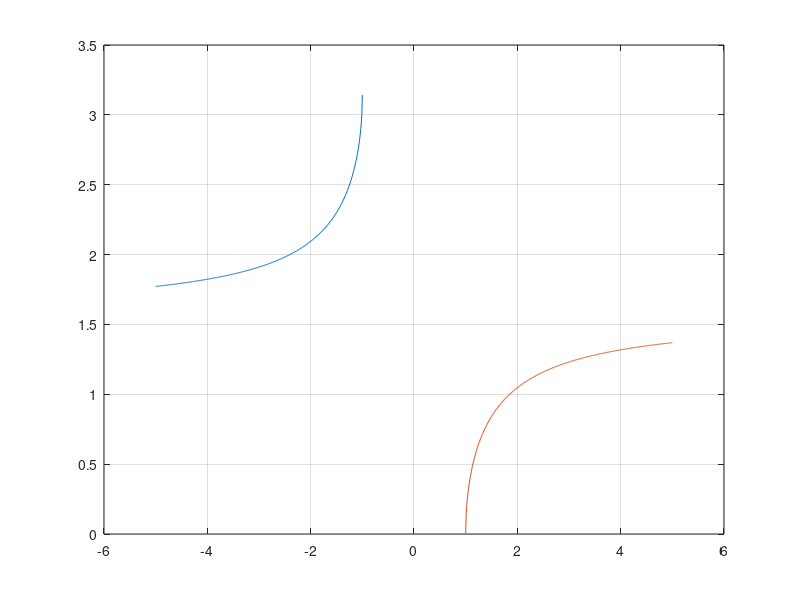

Write the MATLAB code that produced this figure.
% Regression test function (black blox) for FreeMat v svn
% This function is autogenerated by helpgen.
function bbtest_success = bbtest_asec
  bbtest_success = 1;
NumErrors = 0;
try
  x1 = -5:.01:-1;

catch
  NumErrors = NumErrors + 1;
end
try
  x2 = 1:.01:5;

catch
  NumErrors = NumErrors + 1;
end
try
  plot(x1,asec(x1),x2,asec(x2)); grid('on');

catch
  NumErrors = NumErrors + 1;
end
try
  mprint('asecplot');

catch
  NumErrors = NumErrors + 1;
end
if (NumErrors ~= 0) bbtest_success = 0; return; end
